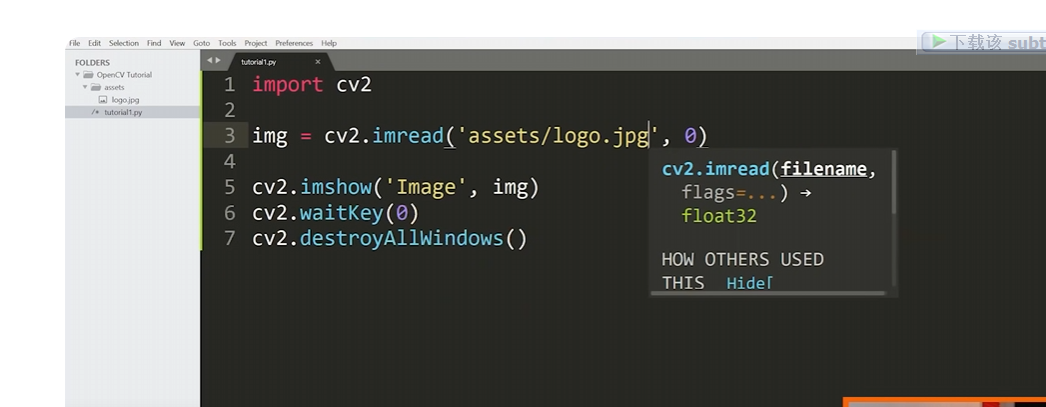
#> input picture assert/img.png, 1046 x 407 px
$ python tutorial1.py
#> lines starting #> are read from the running program, lines starting #| are printed output that depends on the picture
import cv2

img = cv2.imread('assert/img.png', -1)
#> img is the input picture: shape (407, 1046, 3); mean B, G, R 102.2, 105.8, 105.1
img = cv2.resize(img, (0, 0), fx=0.5, fy=0.5)
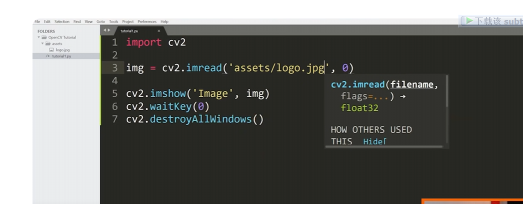
#> img: shape (204, 523, 3); mean B, G, R 102.3, 105.9, 105.2
img = cv2.rotate(img, cv2.ROTATE_90_COUNTERCLOCKWISE)
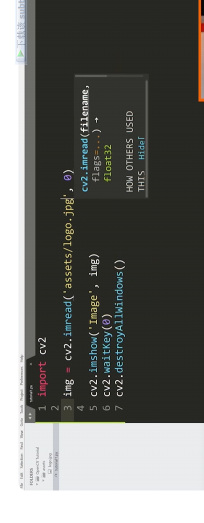
#> img: shape (523, 204, 3); mean B, G, R 102.3, 105.9, 105.2
cv2.imwrite('new_img.jpg', img)
cv2.imshow('Image', img)
cv2.waitKey(0)
cv2.destroyWindow('Image')
